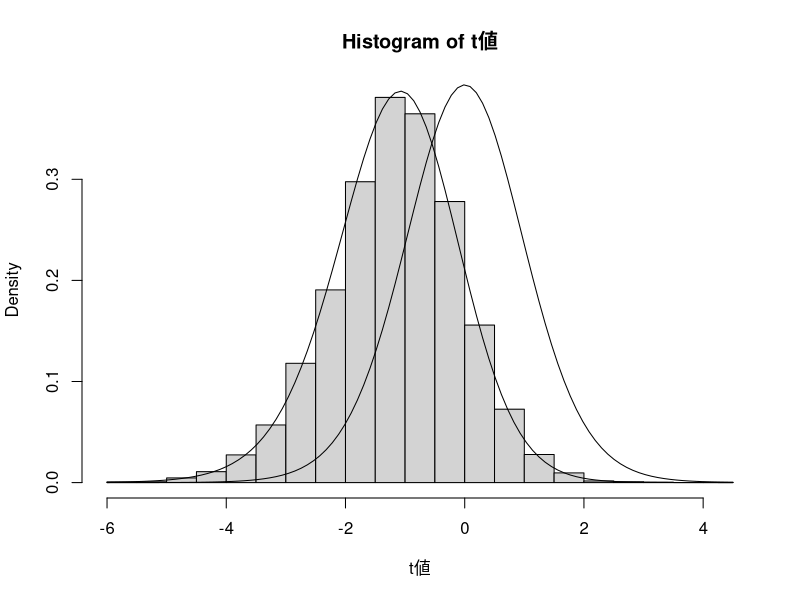

Generate this figure with R:
t値 <- numeric(length=10000)
有意回数 <- 0
for(i in 1:10000){
  第1群 <- rnorm(n=10,mean=0,sd=1)
  第2群 <- rnorm(n=10,mean=0.5,sd=1)
  検定結果 <- t.test(第1群,第2群,var.equal=TRUE)
  t値[i] <-検定結果[[1]]
  有意回数 <- 有意回数+ifelse(検定結果[[3]]<0.05,1,0)
}
有意回数/10000 #検定力
#-->実際には母集団に0.5の差があるが、有意差が見られる確率は18%ほど


hist(t値,freq=FALSE)
curve(dt(x,df=18),add=TRUE)
#-->中心がずれる


非心度 <- -0.5*sqrt(5)
curve(dt(x,df=18,ncp=非心度),add=TRUE)


# 検定力に基づいてサンプルサイズを決める
# NULLとした値を求める
power.t.test(n=10,delta=0.5,sd=1,sig.level=0.05,power=NULL,strict=TRUE)
power.t.test(n=NULL,delta=0.5,sd=1,sig.level=0.05,power=0.8,strict=TRUE)
